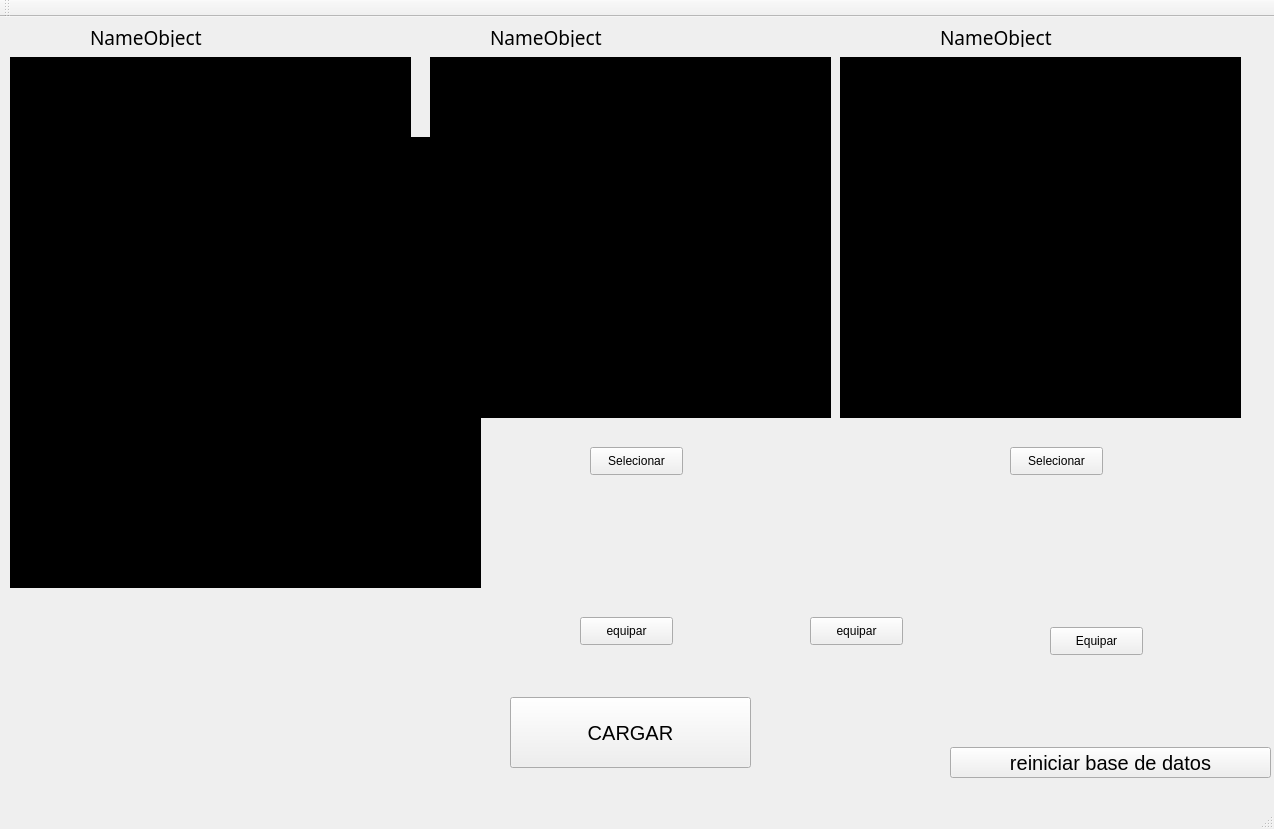
<?xml version="1.0" encoding="UTF-8"?>
<ui version="4.0">
 <class>MainWindow</class>
 <widget class="QMainWindow" name="MainWindow">
  <property name="geometry">
   <rect>
    <x>0</x>
    <y>0</y>
    <width>1274</width>
    <height>829</height>
   </rect>
  </property>
  <property name="windowTitle">
   <string>MainWindow</string>
  </property>
  <widget class="QWidget" name="centralWidget">
   <widget class="QLabel" name="namefile1">
    <property name="geometry">
     <rect>
      <x>90</x>
      <y>10</y>
      <width>161</width>
      <height>20</height>
     </rect>
    </property>
    <property name="font">
     <font>
      <family>Ubuntu Mono</family>
      <pointsize>14</pointsize>
      <weight>50</weight>
      <bold>false</bold>
     </font>
    </property>
    <property name="text">
     <string>NameObject</string>
    </property>
   </widget>
   <widget class="MyGLWidget" name="Widget3D1" native="true">
    <property name="geometry">
     <rect>
      <x>10</x>
      <y>40</y>
      <width>401</width>
      <height>361</height>
     </rect>
    </property>
    <property name="styleSheet">
     <string notr="true">
background-color: rgb(0, 0, 0);</string>
    </property>
   </widget>
   <widget class="QPushButton" name="pushButton">
    <property name="geometry">
     <rect>
      <x>130</x>
      <y>440</y>
      <width>93</width>
      <height>28</height>
     </rect>
    </property>
    <property name="text">
     <string>Selecionar</string>
    </property>
   </widget>
   <widget class="MyGLWidget" name="Widget3D2" native="true">
    <property name="geometry">
     <rect>
      <x>430</x>
      <y>40</y>
      <width>401</width>
      <height>361</height>
     </rect>
    </property>
    <property name="styleSheet">
     <string notr="true">
background-color: rgb(0, 0, 0);</string>
    </property>
   </widget>
   <widget class="QPushButton" name="pushButton_2">
    <property name="geometry">
     <rect>
      <x>590</x>
      <y>430</y>
      <width>93</width>
      <height>28</height>
     </rect>
    </property>
    <property name="text">
     <string>Selecionar</string>
    </property>
   </widget>
   <widget class="QLabel" name="namefile2">
    <property name="geometry">
     <rect>
      <x>490</x>
      <y>10</y>
      <width>161</width>
      <height>20</height>
     </rect>
    </property>
    <property name="font">
     <font>
      <family>Ubuntu Mono</family>
      <pointsize>14</pointsize>
      <weight>50</weight>
      <bold>false</bold>
     </font>
    </property>
    <property name="text">
     <string>NameObject</string>
    </property>
   </widget>
   <widget class="MyGLWidget" name="Widget3D3" native="true">
    <property name="geometry">
     <rect>
      <x>840</x>
      <y>40</y>
      <width>401</width>
      <height>361</height>
     </rect>
    </property>
    <property name="styleSheet">
     <string notr="true">
background-color: rgb(0, 0, 0);</string>
    </property>
   </widget>
   <widget class="QLabel" name="namefile3">
    <property name="geometry">
     <rect>
      <x>940</x>
      <y>10</y>
      <width>161</width>
      <height>20</height>
     </rect>
    </property>
    <property name="font">
     <font>
      <family>Ubuntu Mono</family>
      <pointsize>14</pointsize>
      <weight>50</weight>
      <bold>false</bold>
     </font>
    </property>
    <property name="text">
     <string>NameObject</string>
    </property>
   </widget>
   <widget class="QPushButton" name="pushButton_3">
    <property name="geometry">
     <rect>
      <x>1010</x>
      <y>430</y>
      <width>93</width>
      <height>28</height>
     </rect>
    </property>
    <property name="text">
     <string>Selecionar</string>
    </property>
   </widget>
   <widget class="MyGLWidget" name="Widget3D1_2" native="true">
    <property name="geometry">
     <rect>
      <x>10</x>
      <y>120</y>
      <width>471</width>
      <height>451</height>
     </rect>
    </property>
    <property name="styleSheet">
     <string notr="true">
background-color: rgb(0, 0, 0);</string>
    </property>
   </widget>
   <widget class="QPushButton" name="pushButton_4">
    <property name="geometry">
     <rect>
      <x>510</x>
      <y>680</y>
      <width>241</width>
      <height>71</height>
     </rect>
    </property>
    <property name="font">
     <font>
      <pointsize>15</pointsize>
     </font>
    </property>
    <property name="text">
     <string>CARGAR</string>
    </property>
   </widget>
   <widget class="QLabel" name="label2">
    <property name="geometry">
     <rect>
      <x>770</x>
      <y>440</y>
      <width>150</width>
      <height>150</height>
     </rect>
    </property>
    <property name="text">
     <string/>
    </property>
   </widget>
   <widget class="QLabel" name="label1">
    <property name="geometry">
     <rect>
      <x>550</x>
      <y>440</y>
      <width>150</width>
      <height>150</height>
     </rect>
    </property>
    <property name="text">
     <string/>
    </property>
   </widget>
   <widget class="QPushButton" name="equipar1">
    <property name="geometry">
     <rect>
      <x>580</x>
      <y>600</y>
      <width>93</width>
      <height>28</height>
     </rect>
    </property>
    <property name="text">
     <string>equipar</string>
    </property>
   </widget>
   <widget class="QPushButton" name="equipar2">
    <property name="geometry">
     <rect>
      <x>810</x>
      <y>600</y>
      <width>93</width>
      <height>28</height>
     </rect>
    </property>
    <property name="text">
     <string>equipar</string>
    </property>
   </widget>
   <widget class="QPushButton" name="equipart3">
    <property name="geometry">
     <rect>
      <x>1050</x>
      <y>610</y>
      <width>93</width>
      <height>28</height>
     </rect>
    </property>
    <property name="text">
     <string>Equipar</string>
    </property>
   </widget>
   <widget class="QLabel" name="label3">
    <property name="geometry">
     <rect>
      <x>1020</x>
      <y>450</y>
      <width>150</width>
      <height>150</height>
     </rect>
    </property>
    <property name="text">
     <string/>
    </property>
   </widget>
   <widget class="QPushButton" name="reinicar">
    <property name="geometry">
     <rect>
      <x>950</x>
      <y>730</y>
      <width>321</width>
      <height>31</height>
     </rect>
    </property>
    <property name="font">
     <font>
      <pointsize>15</pointsize>
     </font>
    </property>
    <property name="text">
     <string>reiniciar base de datos</string>
    </property>
   </widget>
  </widget>
  <widget class="QMenuBar" name="menuBar">
   <property name="geometry">
    <rect>
     <x>0</x>
     <y>0</y>
     <width>1274</width>
     <height>26</height>
    </rect>
   </property>
  </widget>
  <widget class="QToolBar" name="mainToolBar">
   <attribute name="toolBarArea">
    <enum>TopToolBarArea</enum>
   </attribute>
   <attribute name="toolBarBreak">
    <bool>false</bool>
   </attribute>
  </widget>
  <widget class="QStatusBar" name="statusBar"/>
 </widget>
 <layoutdefault spacing="6" margin="11"/>
 <customwidgets>
  <customwidget>
   <class>MyGLWidget</class>
   <extends>QWidget</extends>
   <header>myglwidget.h</header>
   <container>1</container>
   <slots>
    <slot>setXRotation(int)</slot>
    <slot>setZRotation(int)</slot>
    <slot>setYRotation(int)</slot>
   </slots>
  </customwidget>
 </customwidgets>
 <resources/>
 <connections/>
</ui>
